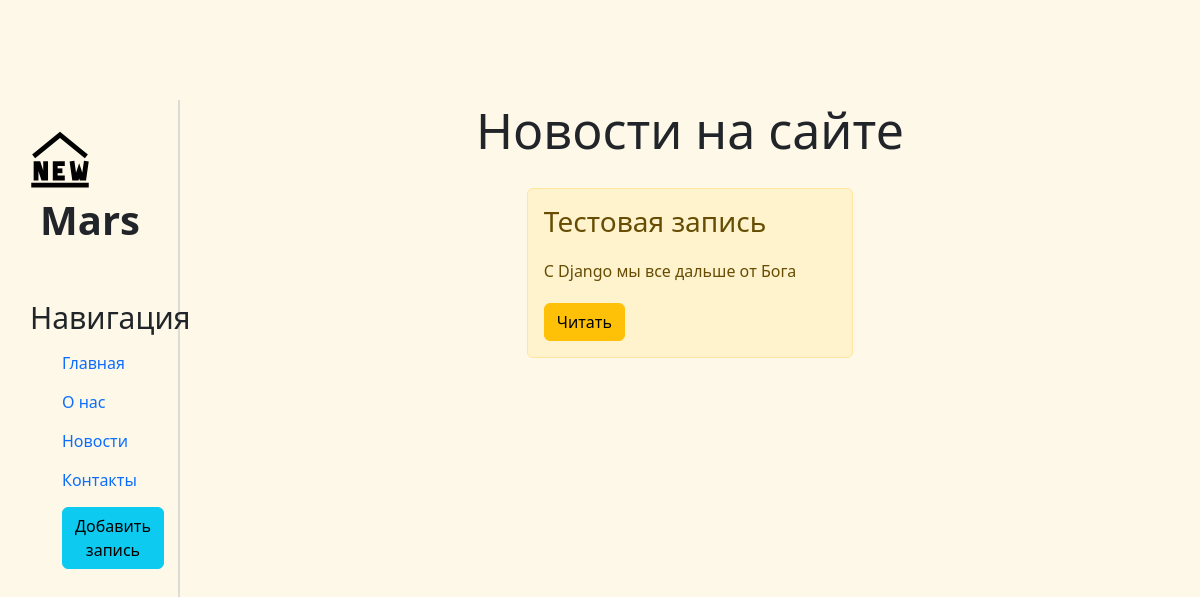
Before: /news/ with the older database file.
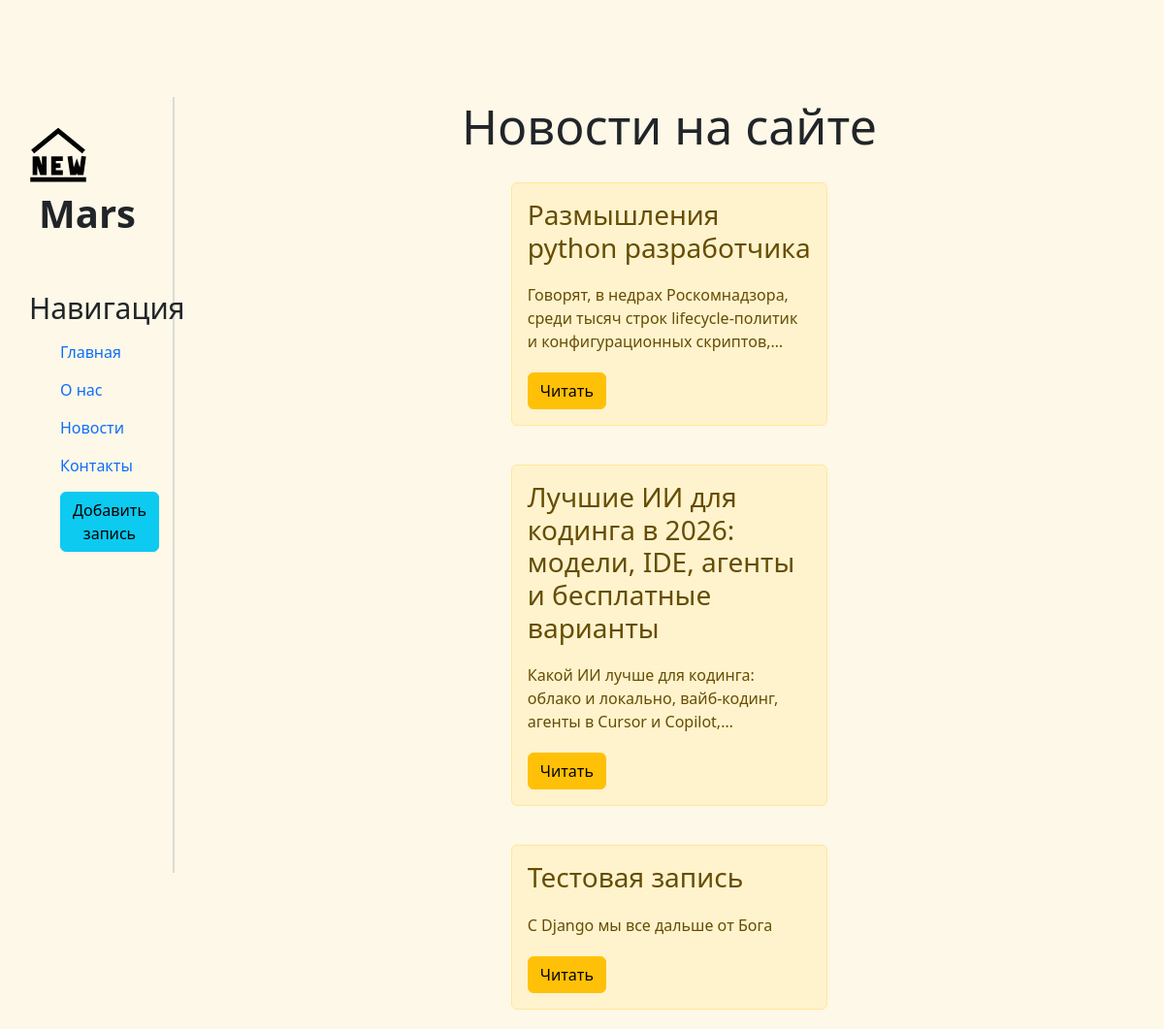
After: the same page with the newer database file.
### news/models.py (models this page shows, shortened)
class Articles(models.Model):
    title = models.CharField('Название', max_length=80)
    anons = models.CharField('Анонс', max_length=200)
    text = models.TextField('Статья')
    date = models.DateTimeField('Дата публикации')
    class Meta:
        verbose_name = 'Новость'
        verbose_name_plural = 'Новости'

### news/views.py (the view)
# urls.py: path('', views.news_home, name="news_home"),
def news_home(request):
    news = Articles.objects.order_by('-date')
    return render(request, 'news/news_home.html', {'news': news})

### news/templates/news/news_home.html (shortened to what this page needs)
{% extends 'main/layout.html' %}
{% block content %}
    <div class="features">
        <h1>Новости на сайте</h1>
        {% if news %}
            {% for el in news %}
                <div class="alert alert-warning">
                    <h3>{{ el.title }}</h3>
                    <p>{{ el.anons }}</p>
                    <a href="{% url 'news_detail' el.id %}" class="btn btn-warning">Читать</a>
                </div>
            {% endfor %}
        {% else %}
            <p>Записей нет</p>
        {% endif %}
    </div>
{% endblock %}

### main/templates/main/layout.html (shortened to what this page needs)
{% load static %}
<!DOCTYPE html>
<html lang="en">
<head>
    <link rel="stylesheet" href="https://cdn.jsdelivr.net/npm/bootstrap@5.3.3/dist/css/bootstrap.min.css">
    <link rel="stylesheet" href="{% static 'main/css/main.css' %}">
</head>
<body>
    <aside>
        <img src="{% static 'main/img/new_icon.svg' %}" alt="Лого">
        <span class="logo">Mars</span>
        <h3>Навигация</h3>
        <ul>
            <a href="{% url 'home' %}"><li>Главная</li></a>
            <a href="{% url 'about' %}"><li>О нас</li></a>
            <a href="{% url 'news_home' %}"><li>Новости</li></a>
            <a href="{% url 'contacts' %}"><li>Контакты</li></a>
            <a href="{% url 'create' %}">
                <li>
                    <button class="btn btn-info">Добавить запись</button>
                </li>
            </a>
        </ul>
    </aside>
    <main>
        {% block content %}
        {% endblock %}
    </main>
</body>
</html>

### main/static/main/css/main.css (style rules this page uses)
body { background: #fdf8e7; }
aside { float: left; width: 15%; padding: 2.5%; height: 100vh; border-right: 2px solid #dcdbd5; }
aside img { width: 60px; float: left; }
aside .logo { font-size: 40px; margin-left: 10px; font-weight: bold; position: relative: top: -5px; }
aside h3 { margin-top: 50px; font-size: 30px; }
aside ul { list-style: none; }
aside ul li { display: block; margin-top: 15px; transition: transform .6s ease; }
aside ul a { text-decoration: none; }
main .features { display: flex; justify-content: center; flex-direction: column; text-align: center; margin-top: 100px; width: 85%; }
main .features h1 { font-size: 50px; }
main .features p { max-width: 400px; margin: 20px auto; }
.alert-warning { float: left; clear: both; margin: 20px 34%; text-align: left; }
.alert-warning p { display: -webkit-box; -webkit-line-clamp: 3; -webkit-box-orient: vertical; overflow: hidden; text-overflow: ellipsis; }
button { margin: 0 auto; }

Changed rows visible on the page:
added Articles: title "Размышления python разработчика", anons "Говорят, в недрах Роскомнадзора, среди тысяч строк lifecycle-политик и конфигурационных…"
added Articles: title "Лучшие ИИ для кодинга в 2026: модели, IDE, агенты и бесплатные варианты", anons "Какой ИИ лучше для кодинга: облако и локально, вайб-кодинг, агенты в Cursor и…"
